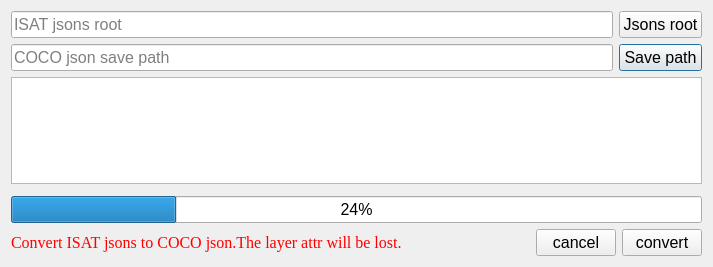
<?xml version="1.0" encoding="UTF-8"?>
<ui version="4.0">
 <class>Dialog</class>
 <widget class="QDialog" name="Dialog">
  <property name="windowModality">
   <enum>Qt::NonModal</enum>
  </property>
  <property name="geometry">
   <rect>
    <x>0</x>
    <y>0</y>
    <width>713</width>
    <height>267</height>
   </rect>
  </property>
  <property name="font">
   <font>
    <family>Arial</family>
    <pointsize>12</pointsize>
   </font>
  </property>
  <property name="windowTitle">
   <string>ISAT to COCO</string>
  </property>
  <property name="sizeGripEnabled">
   <bool>false</bool>
  </property>
  <property name="modal">
   <bool>false</bool>
  </property>
  <layout class="QVBoxLayout" name="verticalLayout">
   <item>
    <widget class="QWidget" name="widget" native="true">
     <layout class="QGridLayout" name="gridLayout">
      <property name="leftMargin">
       <number>0</number>
      </property>
      <property name="topMargin">
       <number>0</number>
      </property>
      <property name="rightMargin">
       <number>0</number>
      </property>
      <property name="bottomMargin">
       <number>0</number>
      </property>
      <item row="3" column="1">
       <widget class="QPushButton" name="pushButton_save_path">
        <property name="text">
         <string>Save path</string>
        </property>
       </widget>
      </item>
      <item row="2" column="1">
       <widget class="QPushButton" name="pushButton_label_root">
        <property name="text">
         <string>Jsons root</string>
        </property>
       </widget>
      </item>
      <item row="3" column="0">
       <widget class="QLineEdit" name="lineEdit_save_path">
        <property name="enabled">
         <bool>true</bool>
        </property>
        <property name="readOnly">
         <bool>true</bool>
        </property>
        <property name="placeholderText">
         <string>COCO json save path</string>
        </property>
       </widget>
      </item>
      <item row="2" column="0">
       <widget class="QLineEdit" name="lineEdit_label_root">
        <property name="enabled">
         <bool>true</bool>
        </property>
        <property name="readOnly">
         <bool>true</bool>
        </property>
        <property name="placeholderText">
         <string>ISAT jsons root</string>
        </property>
       </widget>
      </item>
     </layout>
    </widget>
   </item>
   <item>
    <widget class="QTextBrowser" name="textBrowser">
     <property name="font">
      <font>
       <family>宋体</family>
       <pointsize>12</pointsize>
      </font>
     </property>
     <property name="lineWrapMode">
      <enum>QTextEdit::NoWrap</enum>
     </property>
     <property name="html">
      <string>&lt;!DOCTYPE HTML PUBLIC &quot;-//W3C//DTD HTML 4.0//EN&quot; &quot;http://www.w3.org/TR/REC-html40/strict.dtd&quot;&gt;
&lt;html&gt;&lt;head&gt;&lt;meta name=&quot;qrichtext&quot; content=&quot;1&quot; /&gt;&lt;style type=&quot;text/css&quot;&gt;
p, li { white-space: pre-wrap; }
&lt;/style&gt;&lt;/head&gt;&lt;body style=&quot; font-family:'宋体','Arial'; font-size:12pt; font-weight:400; font-style:normal;&quot;&gt;
&lt;p style=&quot;-qt-paragraph-type:empty; margin-top:0px; margin-bottom:0px; margin-left:0px; margin-right:0px; -qt-block-indent:0; text-indent:0px; font-family:'Times New Roman';&quot;&gt;&lt;br /&gt;&lt;/p&gt;&lt;/body&gt;&lt;/html&gt;</string>
     </property>
    </widget>
   </item>
   <item>
    <widget class="QWidget" name="widget_3" native="true">
     <layout class="QHBoxLayout" name="horizontalLayout_2">
      <property name="leftMargin">
       <number>0</number>
      </property>
      <property name="topMargin">
       <number>0</number>
      </property>
      <property name="rightMargin">
       <number>0</number>
      </property>
      <property name="bottomMargin">
       <number>0</number>
      </property>
     </layout>
    </widget>
   </item>
   <item>
    <widget class="QProgressBar" name="progressBar">
     <property name="value">
      <number>24</number>
     </property>
    </widget>
   </item>
   <item>
    <widget class="QWidget" name="widget_2" native="true">
     <layout class="QHBoxLayout" name="horizontalLayout">
      <property name="leftMargin">
       <number>0</number>
      </property>
      <property name="topMargin">
       <number>0</number>
      </property>
      <property name="rightMargin">
       <number>0</number>
      </property>
      <property name="bottomMargin">
       <number>0</number>
      </property>
      <item>
       <widget class="QLabel" name="label">
        <property name="font">
         <font>
          <family>Times New Roman</family>
          <pointsize>12</pointsize>
         </font>
        </property>
        <property name="styleSheet">
         <string notr="true">color: rgb(255, 0, 0);</string>
        </property>
        <property name="text">
         <string>Convert ISAT jsons to COCO json.The layer attr will be lost.</string>
        </property>
       </widget>
      </item>
      <item>
       <spacer name="horizontalSpacer">
        <property name="orientation">
         <enum>Qt::Horizontal</enum>
        </property>
        <property name="sizeHint" stdset="0">
         <size>
          <width>40</width>
          <height>20</height>
         </size>
        </property>
       </spacer>
      </item>
      <item>
       <widget class="QPushButton" name="pushButton_cancel">
        <property name="text">
         <string>cancel</string>
        </property>
        <property name="icon">
         <iconset>
          <normaloff>:/icons/icons/关闭_close-one.svg</normaloff>:/icons/icons/关闭_close-one.svg</iconset>
        </property>
       </widget>
      </item>
      <item>
       <widget class="QPushButton" name="pushButton_apply">
        <property name="text">
         <string>convert</string>
        </property>
        <property name="icon">
         <iconset>
          <normaloff>:/icons/icons/校验_check-one.svg</normaloff>:/icons/icons/校验_check-one.svg</iconset>
        </property>
       </widget>
      </item>
     </layout>
    </widget>
   </item>
  </layout>
 </widget>
 <resources>
  <include location="../icons.qrc"/>
 </resources>
 <connections/>
</ui>
